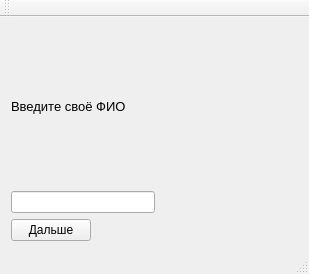
<?xml version="1.0" encoding="UTF-8"?>
<ui version="4.0">
 <class>MainWindow</class>
 <widget class="QMainWindow" name="MainWindow">
  <property name="geometry">
   <rect>
    <x>0</x>
    <y>0</y>
    <width>309</width>
    <height>274</height>
   </rect>
  </property>
  <property name="windowTitle">
   <string>MainWindow</string>
  </property>
  <widget class="QWidget" name="centralWidget">
   <layout class="QVBoxLayout" name="verticalLayout">
    <item>
     <widget class="QLabel" name="FIO">
      <property name="font">
       <font>
        <pointsize>10</pointsize>
       </font>
      </property>
      <property name="text">
       <string>Введите своё ФИО</string>
      </property>
     </widget>
    </item>
    <item>
     <layout class="QHBoxLayout" name="horizontalLayout">
      <item>
       <widget class="QLineEdit" name="FIOEdit"/>
      </item>
      <item>
       <spacer name="horizontalSpacer">
        <property name="orientation">
         <enum>Qt::Horizontal</enum>
        </property>
        <property name="sizeHint" stdset="0">
         <size>
          <width>40</width>
          <height>20</height>
         </size>
        </property>
       </spacer>
      </item>
     </layout>
    </item>
    <item>
     <layout class="QHBoxLayout" name="horizontalLayout_2">
      <item>
       <widget class="QPushButton" name="enterButton">
        <property name="text">
         <string>Дальше</string>
        </property>
       </widget>
      </item>
      <item>
       <spacer name="horizontalSpacer_2">
        <property name="orientation">
         <enum>Qt::Horizontal</enum>
        </property>
        <property name="sizeHint" stdset="0">
         <size>
          <width>40</width>
          <height>20</height>
         </size>
        </property>
       </spacer>
      </item>
     </layout>
    </item>
   </layout>
  </widget>
  <widget class="QMenuBar" name="menuBar">
   <property name="geometry">
    <rect>
     <x>0</x>
     <y>0</y>
     <width>309</width>
     <height>21</height>
    </rect>
   </property>
  </widget>
  <widget class="QToolBar" name="mainToolBar">
   <attribute name="toolBarArea">
    <enum>TopToolBarArea</enum>
   </attribute>
   <attribute name="toolBarBreak">
    <bool>false</bool>
   </attribute>
  </widget>
  <widget class="QStatusBar" name="statusBar"/>
 </widget>
 <layoutdefault spacing="6" margin="11"/>
 <resources/>
 <connections/>
</ui>
